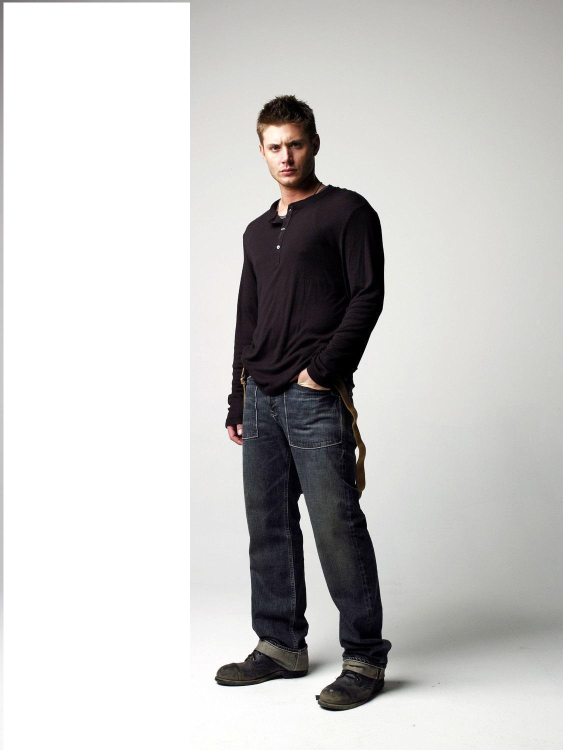
#> input picture data/train/people/1.jpg, 1126 x 1500 px, found by its file name (shown at 1/2 size); its folder holds only this picture in this run
$ python image_test.py
#> lines starting #> are read from the running program, lines starting #| are printed output that depends on the picture; after the words box and inside, x2 and y2 are one past the last pixel; in counts of white or black regions, pixels touching at a corner belong together
import cv2
import numpy as np
from os import walk
import random

def ret_countres(name):
#> called with name = '1.jpg'
    image = cv2.imread("./data/people/" + name)
#> image is the input picture: shape (1500, 1126, 3); mean B, G, R 198.3, 199.5, 200.3
    final_wide = 64
    dim = (final_wide, final_wide)

    image = cv2.resize(image, dim, interpolation=cv2.INTER_AREA)
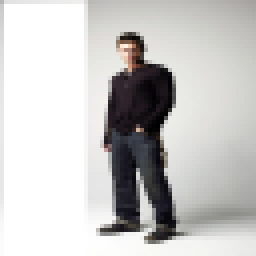
#> image: shape (64, 64, 3) (shown 4 times larger); mean B, G, R 198.3, 199.5, 200.3
    fin_img = image.copy()

    filterd_image = cv2.medianBlur(image, 1)


    imageresult = cv2.cvtColor(filterd_image, cv2.COLOR_BGR2HSV)
#> imageresult: shape (64, 64, 3); mean H, S, V 34.8, 11, 201


    bilateral = cv2.bilateralFilter(imageresult, 15, 75, 75)
#> bilateral: shape (64, 64, 3); mean H, S, V 33.9, 10.8, 201.9
    img_grey = cv2.cvtColor(bilateral, cv2.COLOR_BGR2GRAY)
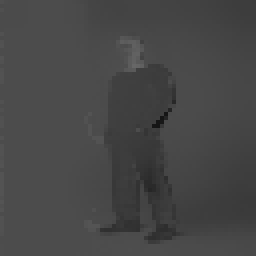
#> img_grey: shape (64, 64) (shown 4 times larger); min 21, max 103, mean 70.6
    # get threshold image
    thresh_img = cv2.adaptiveThreshold(img_grey, 255, cv2.ADAPTIVE_THRESH_MEAN_C, cv2.THRESH_BINARY, 11, 4)
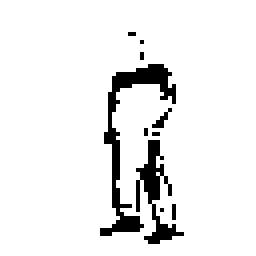
#> thresh_img: shape (64, 64) (shown 4 times larger); 92.7% white; 10 black regions (8 under 20 px)

    contours, hierarchy = cv2.findContours(thresh_img, cv2.RETR_TREE, cv2.CHAIN_APPROX_SIMPLE)
#> contours = 17 contours, 13 with area under 20; largest, box (x1, y1, x2, y2) and area: (0, 0, 64, 64) 3969, (24, 15, 45, 60) 239, (33, 34, 42, 52) 76, (35, 50, 47, 62) 48

    # create an empty image for contours
    img_contours = np.uint8(np.zeros((image.shape[0], image.shape[1])))

    kernel = np.ones((1, 1), np.uint8)
    img_contours = cv2.morphologyEx(img_contours, cv2.MORPH_OPEN, kernel)
    img_contours = cv2.morphologyEx(img_contours, cv2.MORPH_GRADIENT, kernel)

    cv2.drawContours(img_contours, contours, -1, (255, 255, 255), 1)
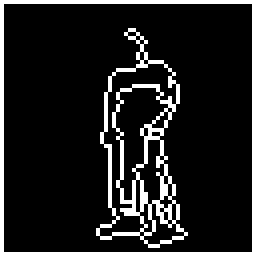
#> img_contours: shape (64, 64) (shown 4 times larger); 13% white in thin lines or dots

    image = cv2.resize(img_contours, (500, 500), interpolation=cv2.INTER_AREA)
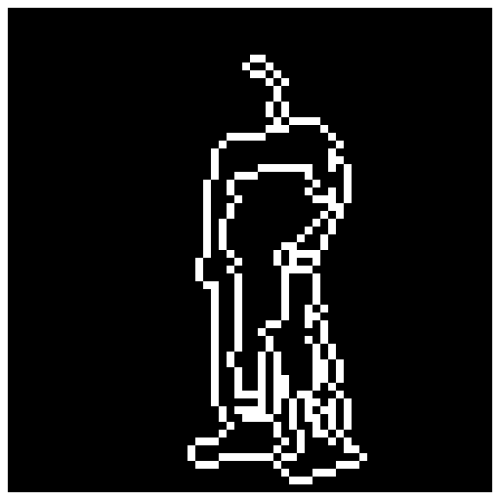
#> image: shape (500, 500); min 0, max 255, mean 33.2
    return image

files = []

for (dirpath, dirnames, filenames) in walk("./data/people/"):
    files.extend(filenames)
    break

for i in files:
    print(i)
    image = ret_countres(i)

    cv2.imshow(i, image)
    cv2.waitKey(0)
    cv2.destroyWindow(i)

$ run again, on data/train/people/1664168190_3-fashionhot-club-p-rasstegnutaya-rubashka-3.jpg
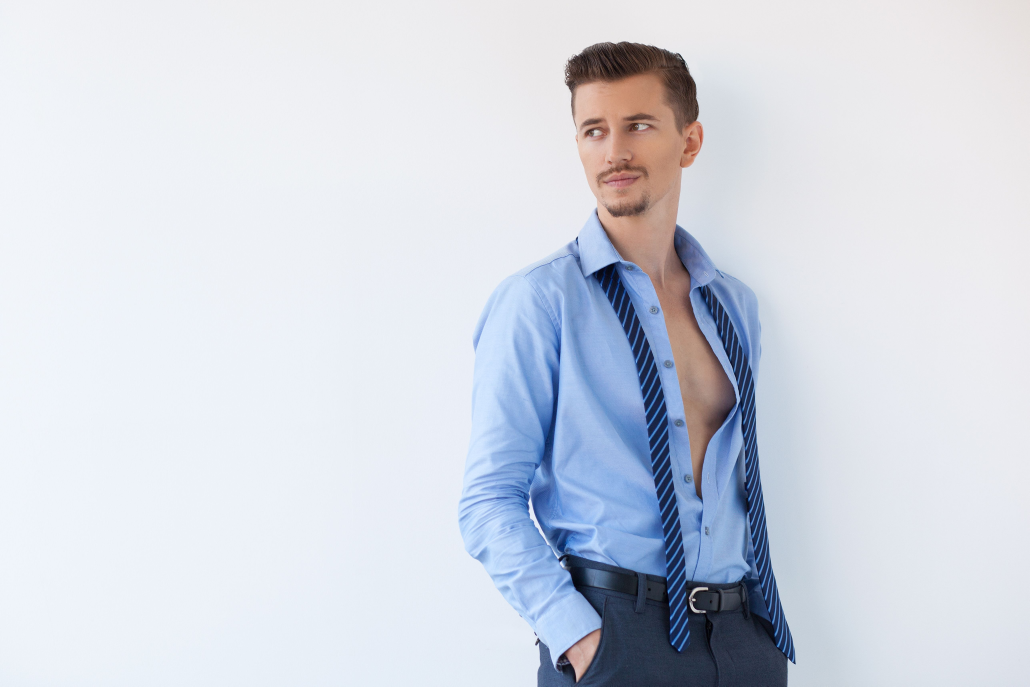
#> input picture data/train/people/1664168190_3-fashionhot-club-p-rasstegnutaya-rubashka-3.jpg, 5147 x 3431 px, found by its file name (shown at 1/5 size)
#> in ret_countres, image is the input picture: shape (3431, 5147, 3); mean B, G, R 225.4, 215.2, 210.2
#> imageresult: shape (64, 64, 3); mean H, S, V 108.5, 26.6, 227.5
#> bilateral: shape (64, 64, 3); mean H, S, V 108.5, 26.3, 228.4
#> in ret_countres, `thresh_img = cv2.adaptiveThreshold(img_grey, 255, cv2.ADAPTIVE_THRESH_..`:
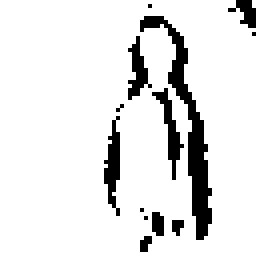
#> thresh_img: shape (64, 64) (shown 4 times larger); 89.4% white; 13 black regions (8 under 20 px)
#> contours = 18 contours, 12 with area under 20; largest, box (x1, y1, x2, y2) and area: (0, 0, 64, 64) 3944, (34, 3, 54, 61) 275, (37, 21, 47, 46) 77, (25, 29, 31, 53) 76, (31, 8, 38, 26) 60, (37, 52, 42, 60) 23
#> img_contours: shape (64, 64); 14% white in thin lines or dots
#> in ret_countres, `image = cv2.resize(img_contours, (500, 500), interpolation=cv2.INTER_A..`:
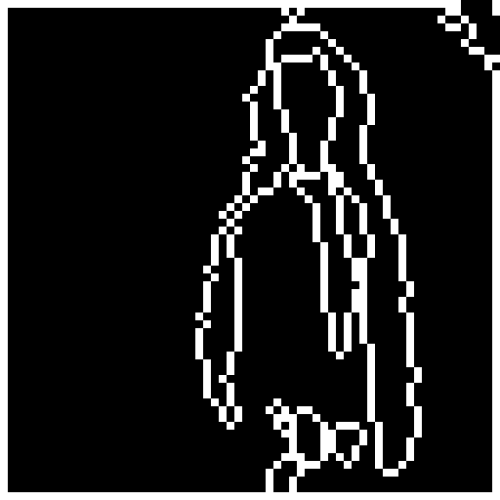
#> image: shape (500, 500); min 0, max 255, mean 35.7

$ run again, on data/train/people/144111014042.jpg
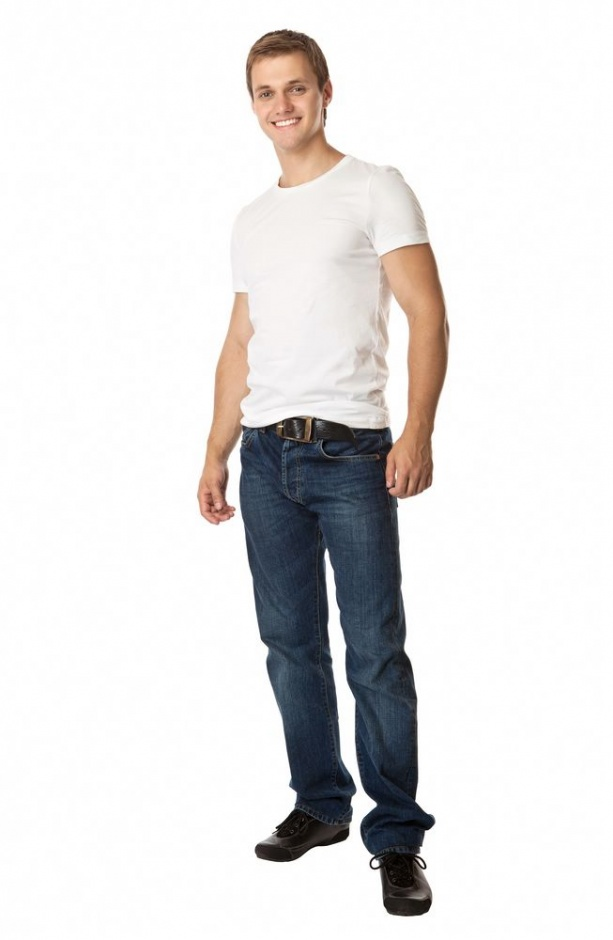
#> input picture data/train/people/144111014042.jpg, 613 x 940 px, found by its file name
#> in ret_countres, image is the input picture: shape (940, 613, 3); mean B, G, R 225.7, 226, 227.5
#> imageresult: shape (64, 64, 3); mean H, S, V 15.1, 14, 229.7
#> bilateral: shape (64, 64, 3); mean H, S, V 14.5, 13.9, 230.1
#> in ret_countres, `thresh_img = cv2.adaptiveThreshold(img_grey, 255, cv2.ADAPTIVE_THRESH_..`:
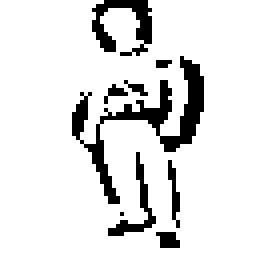
#> thresh_img: shape (64, 64) (shown 4 times larger); 88% white; 9 black regions (5 under 20 px)
#> contours = 21 contours, 13 with area under 20; largest, box (x1, y1, x2, y2) and area: (0, 0, 64, 64) 3859, (39, 13, 52, 39) 134, (24, 19, 44, 35) 102, (26, 37, 40, 60) 84, (20, 30, 31, 52) 74, (17, 23, 23, 36) 40, (41, 39, 46, 56) 38, (38, 57, 46, 63) 27
#> img_contours: shape (64, 64); 16% white in thin lines or dots
#> in ret_countres, `image = cv2.resize(img_contours, (500, 500), interpolation=cv2.INTER_A..`:
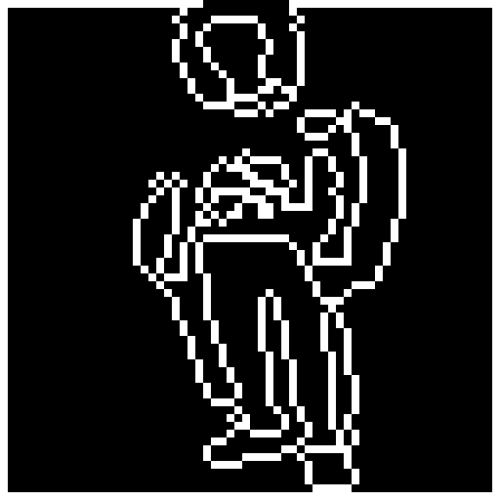
#> image: shape (500, 500); min 0, max 255, mean 40.9
